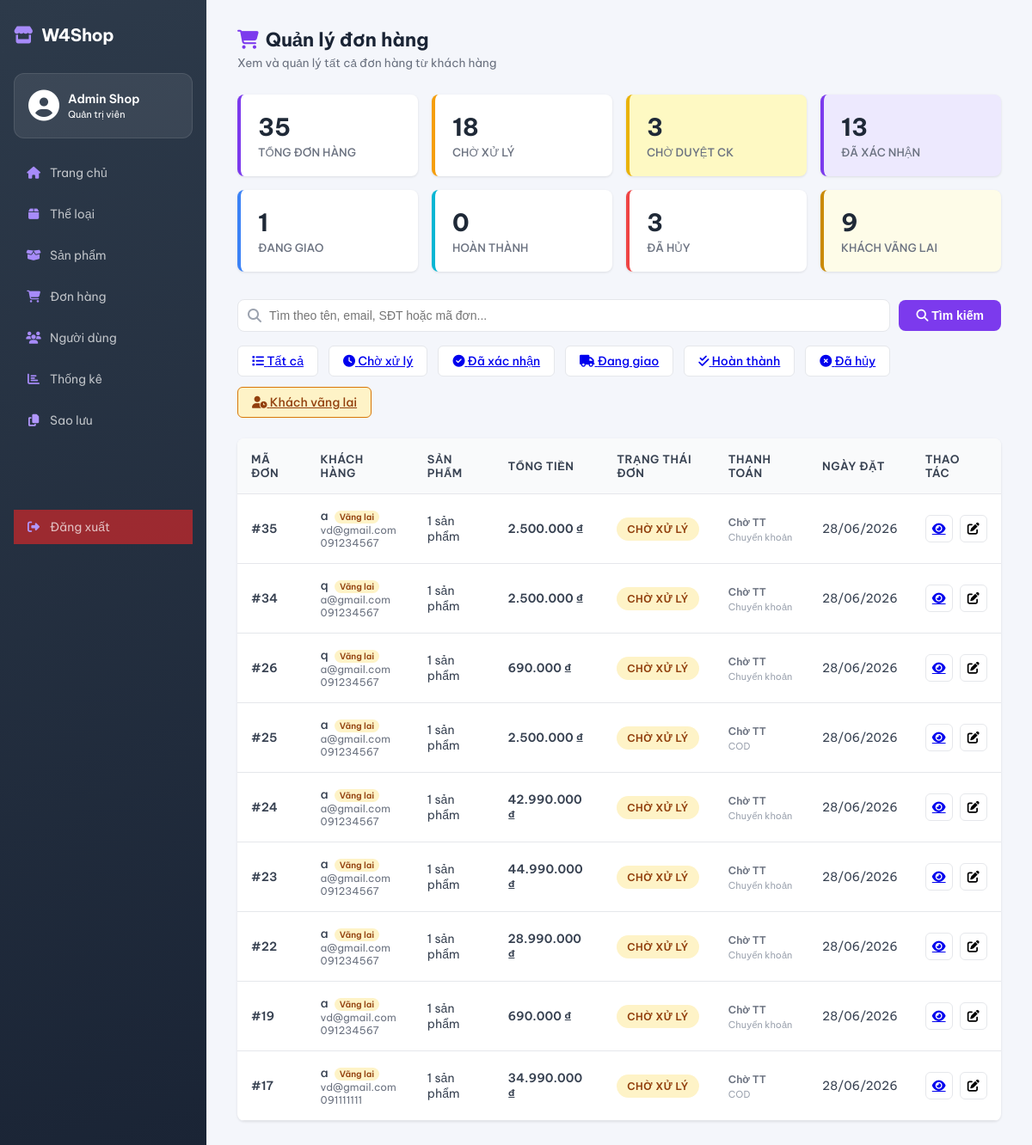
The page /admin/orders?guest=1 (signed in) on the database its author committed.
### tables this page shows
CREATE TABLE `orders` (
  `order_id` int(11) NOT NULL,
  `user_id` int(11) DEFAULT NULL COMMENT 'NULL nếu là khách vãng lai',
  `address_id` int(11) DEFAULT NULL COMMENT 'NULL nếu địa chỉ đã bị xóa',
  `order_date` datetime NOT NULL DEFAULT current_timestamp(),
  `total_amount` decimal(15,2) NOT NULL DEFAULT 0.00,
  `status` enum('pending','confirmed','shipping','completed','cancelled') NOT NULL DEFAULT 'pending',
  `note` text DEFAULT NULL COMMENT 'Ghi chú của khách',
  `guest_name` varchar(100) DEFAULT NULL COMMENT 'Tên khách vãng lai',
  `guest_phone` varchar(20) DEFAULT NULL COMMENT 'SĐT khách vãng lai',
  `guest_email` varchar(150) DEFAULT NULL COMMENT 'Email khách vãng lai',
  `guest_address` text DEFAULT NULL COMMENT 'Địa chỉ khách vãng lai',
  `guest_city` varchar(100) DEFAULT NULL COMMENT 'Thành phố KVL'
);

### app/views/admin/Orders.php (the view, shortened to what the rows shown need)
<?php require_once __DIR__ . '/../layouts/admin_sidebar.php'; ?>
    <link rel="stylesheet" href="/WEB_GR4/public/assets/css/admin/order_admin.css">
    <main class="admin-content">
        <div class="page-header">
            <h1><i class="fas fa-shopping-cart" style="color:#7c3aed; margin-right:8px;"></i>Quản lý đơn hàng</h1>
            <p>Xem và quản lý tất cả đơn hàng từ khách hàng</p>
        </div>
        <div class="orders-container">
            <div class="stats-grid">
                <div class="stat-card">
                    <div class="stat-value"><?php echo $stats['total_orders'] ?? 0; ?></div>
                    <div class="stat-label">Tổng đơn hàng</div>
                </div>
                <div class="stat-card pending">
                    <div class="stat-value"><?php echo $stats['pending'] ?? 0; ?></div>
                    <div class="stat-label">Chờ xử lý</div>
                </div>
                <div class="stat-card" style="background:#fef9c3;border-left:4px solid #eab308;">
                    <div class="stat-value"><?php echo $stats['awaiting_approval'] ?? 0; ?></div>
                    <div class="stat-label">Chờ duyệt CK</div>
                </div>
                <div class="stat-card" style="background:#ede9fe;border-left:4px solid #7c3aed;">
                    <div class="stat-value"><?php echo $stats['confirmed'] ?? 0; ?></div>
                    <div class="stat-label">Đã xác nhận</div>
                </div>
                <div class="stat-card shipping">
                    <div class="stat-value"><?php echo $stats['shipping'] ?? 0; ?></div>
                    <div class="stat-label">Đang giao</div>
                </div>
                <div class="stat-card completed">
                    <div class="stat-value"><?php echo $stats['completed'] ?? 0; ?></div>
                    <div class="stat-label">Hoàn thành</div>
                </div>
                <div class="stat-card cancelled">
                    <div class="stat-value"><?php echo $stats['cancelled'] ?? 0; ?></div>
                    <div class="stat-label">Đã hủy</div>
                </div>
                <div class="stat-card" style="background:#fefce8;border-left:4px solid #ca8a04;">
                    <div class="stat-value"><?php echo $stats['guest_orders'] ?? 0; ?></div>
                    <div class="stat-label">Khách vãng lai</div>
                </div>
            </div>
            <div style="margin-bottom:16px;">
                <form method="GET" action="/WEB_GR4/admin/orders" id="searchForm"
                      style="display:flex;gap:10px;align-items:center;flex-wrap:wrap;">
                    <div style="position:relative;flex:1;min-width:240px;">
                        <i class="fas fa-search" style="position:absolute;left:12px;top:50%;transform:translateY(-50%);color:#9ca3af;"></i>
                        <input type="text" name="search" id="searchInput"
                               value="<?php echo htmlspecialchars($search ?? ''); ?>"
                               placeholder="Tìm theo tên, email, SĐT hoặc mã đơn..."
                               style="width:100%;padding:10px 12px 10px 36px;border:1.5px solid #e5e7eb;border-radius:8px;font-size:14px;box-sizing:border-box;outline:none;"
                               onfocus="this.style.borderColor='#7c3aed'"
                               onblur="this.style.borderColor='#e5e7eb'">
                    </div>
                    <button type="submit"
                            style="padding:10px 20px;background:#7c3aed;color:#fff;border:none;border-radius:8px;font-size:14px;font-weight:600;cursor:pointer;">
                        <i class="fas fa-search"></i> Tìm kiếm
                    </button>
                </form>
            </div>
            <div class="filters-bar">
                <a href="/WEB_GR4/admin/orders<?php echo !empty($search) ? '?search='.urlencode($search) : ''; ?>" class="filter-btn <?php echo !$currentStatus && empty($guestOnly) ? 'active' : ''; ?>">
                    <i class="fas fa-list"></i> Tất cả
                </a>
                <a href="/WEB_GR4/admin/orders?status=pending<?php echo !empty($search) ? '&search='.urlencode($search) : ''; ?>" class="filter-btn <?php echo $currentStatus === 'pending' ? 'active' : ''; ?>">
                    <i class="fas fa-clock"></i> Chờ xử lý
                </a>
                <a href="/WEB_GR4/admin/orders?status=confirmed<?php echo !empty($search) ? '&search='.urlencode($search) : ''; ?>" class="filter-btn <?php echo $currentStatus === 'confirmed' ? 'active' : ''; ?>">
                    <i class="fas fa-check-circle"></i> Đã xác nhận
                </a>
                <a href="/WEB_GR4/admin/orders?status=shipping<?php echo !empty($search) ? '&search='.urlencode($search) : ''; ?>" class="filter-btn <?php echo $currentStatus === 'shipping' ? 'active' : ''; ?>">
                    <i class="fas fa-truck"></i> Đang giao
                </a>
                <a href="/WEB_GR4/admin/orders?status=completed<?php echo !empty($search) ? '&search='.urlencode($search) : ''; ?>" class="filter-btn <?php echo $currentStatus === 'completed' ? 'active' : ''; ?>">
                    <i class="fas fa-check-double"></i> Hoàn thành
                </a>
                <a href="/WEB_GR4/admin/orders?status=cancelled<?php echo !empty($search) ? '&search='.urlencode($search) : ''; ?>" class="filter-btn <?php echo $currentStatus === 'cancelled' ? 'active' : ''; ?>">
                    <i class="fas fa-times-circle"></i> Đã hủy
                </a>
                <a href="/WEB_GR4/admin/orders?guest=1<?php echo !empty($search) ? '&search='.urlencode($search) : ''; ?>"
                   class="filter-btn <?php echo !empty($guestOnly) ? 'active' : ''; ?>"
                   style="background:<?php echo !empty($guestOnly) ? '#fef3c7' : ''; ?>;color:<?php echo !empty($guestOnly) ? '#92400e' : ''; ?>;border-color:<?php echo !empty($guestOnly) ? '#d97706' : ''; ?>;">
                    <i class="fas fa-user-clock"></i> Khách vãng lai
                </a>
            </div>
            <div class="orders-table-wrapper">
                <?php if (empty($orders)): ?>
                    <div class="empty-state">
                        <div class="empty-state-icon"><i class="fas fa-inbox"></i></div>
                        <h3>Không có đơn hàng</h3>
                        <p>Hiện tại không có đơn hàng nào để hiển thị</p>
                    </div>
                <?php else: ?>
                    <table class="orders-table">
                        <thead>
                            <tr>
                                <th>Mã đơn</th>
                                <th>Khách hàng</th>
                                <th>Sản phẩm</th>
                                <th>Tổng tiền</th>
                                <th>Trạng thái đơn</th>
                                <th>Thanh toán</th>
                                <th>Ngày đặt</th>
                                <th>Thao tác</th>
                            </tr>
                        </thead>
                        <tbody>
                            <?php foreach ($orders as $order): ?>
                                <tr>
                                    <td class="order-id">#<?php echo $order['order_id']; ?></td>
                                    <td>
                                        <div class="customer-name">
                                            <?php echo htmlspecialchars($order['full_name'] ?? 'N/A'); ?>
                                            <?php if (!empty($order['is_guest'])): ?>
                                                <span style="font-size:10px;background:#fef3c7;color:#92400e;padding:1px 6px;border-radius:10px;margin-left:4px;font-weight:600;">Vãng lai</span>
                                            <?php endif; ?>
                                        </div>
                                        <div style="font-size: 12px; color: #6b7280;"><?php echo htmlspecialchars($order['email'] ?? ''); ?></div>
                                        <div style="font-size: 12px; color: #6b7280;"><?php echo htmlspecialchars($order['phone'] ?? ''); ?></div>
                                    </td>
                                    <td><?php echo $order['item_count'] ?? 0; ?> sản phẩm</td>
                                    <td class="order-amount"><?php echo number_format($order['total_amount'], 0, ',', '.'); ?> ₫</td>
                                    <td>
                                        <span class="status-badge status-<?php echo $order['status']; ?>">
                                            <?php
                                                $statusMap = [
                                                    'pending'   => 'Chờ xử lý',
                                                    'confirmed' => 'Đã xác nhận',
                                                    'shipping'  => 'Đang giao',
                                                    'completed' => 'Hoàn thành',
                                                    'cancelled' => 'Đã hủy'
                                                ];
                                                echo $statusMap[$order['status']] ?? $order['status'];
                                            ?>
                                        </span>
                                    </td>
                                    <td>
                                        <?php
                                            $ps = $order['payment_status'] ?? '';
                                            $pm = $order['payment_method'] ?? '';
                                            $psMap = [
                                                'pending'    => ['label' => 'Chờ TT'],
                                                'processing' => ['label' => 'Chờ duyệt CK'],
                                                'paid'       => ['label' => 'Đã thanh toán'],
                                                'failed'     => ['label' => 'Từ chối'],
                                                'refunded'   => ['label' => 'Hoàn tiền'],
                                            ];
                                            $info = $psMap[$ps] ?? ['label' => $ps ?: '—'];
                                        ?>
                                        <span class="payment-status-label <?php echo $ps; ?>">
                                            <?php echo $info['label']; ?>
                                        </span>
                                        <?php if ($pm): ?>
                                            <div class="payment-method-label">
                                                <?php echo $pm === 'bank_transfer' ? 'Chuyển khoản' : strtoupper($pm); ?>
                                            </div>
                                        <?php endif; ?>
                                    </td>
                                    <td><?php echo date('d/m/Y', strtotime($order['order_date'])); ?></td>
                                    <td>
                                        <div class="action-buttons">
                                            <a href="/WEB_GR4/admin/order-detail?id=<?php echo $order['order_id']; ?>" class="btn-icon" title="Xem chi tiết">
                                                <i class="fas fa-eye"></i>
                                            </a>
                                            <button class="btn-icon" onclick="openStatusModal(<?php echo $order['order_id']; ?>, '<?php echo $order['status']; ?>')" title="Cập nhật trạng thái">
                                                <i class="fas fa-edit"></i>
                                            </button>
                                        </div>
                                    </td>
                                </tr>
                            <?php endforeach; ?>
                        </tbody>
                    </table>
                <?php endif; ?>
            </div>
        </div>
    </main>
</div>
</body>
</html>

### core/Router.php (shortened to what the rows shown need)
<?php
class Router {
    private $routes = [];
    public function get($path, $controller, $method) {
        $this->routes[] = ['path' => $path, 'controller' => $controller, 'method' => $method, 'httpMethod' => 'GET'];
    }
    public function post($path, $controller, $method) {
        $this->routes[] = ['path' => $path, 'controller' => $controller, 'method' => $method, 'httpMethod' => 'POST'];
    }
    public function dispatch() {
        $url = parse_url($_SERVER['REQUEST_URI'], PHP_URL_PATH);
        $base = '/WEB_GR4';
        if (strpos($url, $base) === 0) {
            $url = substr($url, strlen($base));
        }
        $httpMethod = $_SERVER['REQUEST_METHOD'];
        foreach ($this->routes as $route) {
            if ($route['httpMethod'] === $httpMethod && $this->match($route['path'], $url, $params)) {
                $ctrl = new $route['controller']();
                call_user_func_array([$ctrl, $route['method']], $params);
                return;
            }
        }
    }
    private function match($routePath, $url, &$params) {
        $pattern = preg_replace('/\{(\w+)\}/', '([^/]+)', $routePath);
        $pattern = '#^' . $pattern . '$#';
        if (preg_match($pattern, $url, $matches)) {
            return true;
        }
        return false;
    }
}
?>

### rows shown on the page
orders: order_id "35", full_name "a", email "vd@gmail.com", phone "091234567", item_count "1", total_amount "2.500.000", status "CHỜ XỬ LÝ", label "Chờ TT", shows "Chuyển khoản", order_date "28/06/2026"
orders: order_id "34", full_name "q", email "a@gmail.com", phone "091234567", item_count "1", total_amount "2.500.000", status "CHỜ XỬ LÝ", label "Chờ TT", shows "Chuyển khoản", order_date "28/06/2026"
orders: order_id "26", full_name "q", email "a@gmail.com", phone "091234567", item_count "1", total_amount "690.000", status "CHỜ XỬ LÝ", label "Chờ TT", shows "Chuyển khoản", order_date "28/06/2026"
orders: order_id "25", full_name "a", email "a@gmail.com", phone "091234567", item_count "1", total_amount "2.500.000", status "CHỜ XỬ LÝ", label "Chờ TT", pm "COD", order_date "28/06/2026"
orders: order_id "24", full_name "a", email "a@gmail.com", phone "091234567", item_count "1", total_amount "42.990.000", status "CHỜ XỬ LÝ", label "Chờ TT", shows "Chuyển khoản", order_date "28/06/2026"
orders: order_id "23", full_name "a", email "a@gmail.com", phone "091234567", item_count "1", total_amount "44.990.000", status "CHỜ XỬ LÝ", label "Chờ TT", shows "Chuyển khoản", order_date "28/06/2026"
orders: order_id "22", full_name "a", email "a@gmail.com", phone "091234567", item_count "1", total_amount "28.990.000", status "CHỜ XỬ LÝ", label "Chờ TT", shows "Chuyển khoản", order_date "28/06/2026"
orders: order_id "19", full_name "a", email "vd@gmail.com", phone "091234567", item_count "1", total_amount "690.000", status "CHỜ XỬ LÝ", label "Chờ TT", shows "Chuyển khoản", order_date "28/06/2026"
orders: order_id "17", full_name "a", email "vd@gmail.com", phone "091111111", item_count "1", total_amount "34.990.000", status "CHỜ XỬ LÝ", label "Chờ TT", pm "COD", order_date "28/06/2026"

### other values the page prints
$stats['total_orders'] "35"
$stats['pending'] "18"
$stats['awaiting_approval'] "3"
$stats['confirmed'] "13"
$stats['shipping'] "1"
$stats['completed'] "0"
$stats['cancelled'] "3"
$stats['guest_orders'] "9"
